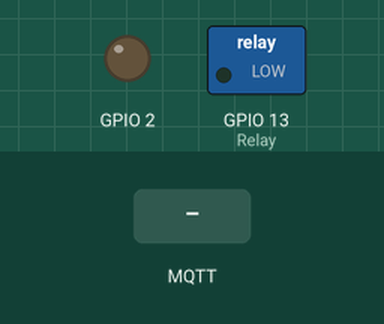
Simulated run of this program. Board: ESP32. Shown: switched loads named in the program (green lamp = pin HIGH), output pins drawn as LEDs (lit = HIGH). The inputs (shaded band) are chosen by the test bench. WiFi joins after 1.5 s; servers stay silent unless stated; network time is answered at once with the bench clock; no MQTT or app messages arrive unless stated; what the program prints to the serial monitor is not drawn.

Above: at 2.7 s.
2.8 s: MQTT message "ON" arrives on the first subscribed topic
At 4.0 s:
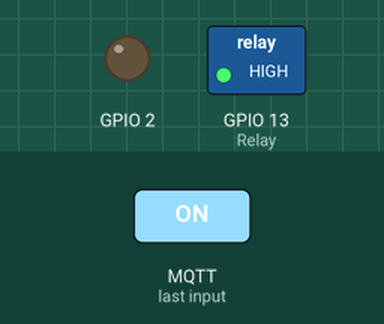
4.3 s: MQTT message "OFF" arrives on the first subscribed topic
At 5.2 s:
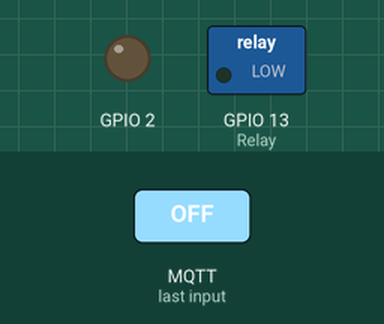
Timing chart, 0 to 7.3 s (numbered marks = the images above; inputs shaded):
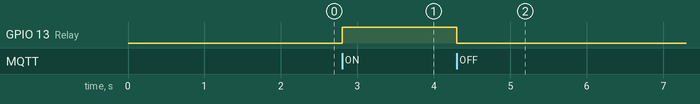

Measured:
- after the input at 2.8 s, GPIO 13 (Relay): LOW → HIGH at once
- after the input at 4.3 s, GPIO 13 (Relay): HIGH → LOW at once

The program:

main.cpp
```cpp
/*ESP32 gửi thông tin nhiệt độ, độ ẩm, và thời gian mỗi 30s lên MQTT
  Đồng thời bật tắt relay khi có thông tin gửi về từ MQTT*/


#include <WiFi.h>
#include <WiFiClientSecure.h>
#include <PubSubClient.h>
#include <Adafruit_Sensor.h>
#include <DHT.h>
#include <ArduinoJson.h>
#include <NTPClient.h>
#include <WiFiUdp.h>

#define DHTPIN 15
#define DHTTYPE DHT11
#define Relay 13

DHT dht(DHTPIN, DHTTYPE);

float temperature = 0;
float humidity = 0;

// Thông tin WiFi
// const char* ssid = "KTXB-B5678"; // Thay bằng tên WiFi của bạn
const char *ssid = "ESP32";        // Thay bằng tên WiFi của bạn
const char *password = "12345678"; // Thay bằng mật khẩu WiFi

// Thông tin MQTT Broker (HiveMQ)
const char *mqtt_server = "4cb3815dfd304d4caecd7b179ed57fae.s1.eu.hivemq.cloud"; // Địa chỉ HiveMQ public broker
const int mqtt_port = 8883;                                                      // Cổng mã hóa
const char *mqtt_username = "ESP32_1";                                           // Username đã ghi nhớ
const char *mqtt_password = "Client001";                                         // Password đã ghi nhớ
const char *mqtt_publish_topic = "ESP32/test/send";                              // Topic để gửi dữ liệu
const char *mqtt_subscribe_topic = "ESP32/test/recieve";                         // Topic để nhận dữ liệu

// Tạo đối tượng WiFi và MQTT client
WiFiClientSecure espClient;
PubSubClient client(espClient);
WiFiUDP ntpUDP;
NTPClient timeClient(ntpUDP, "pool.ntp.org", 7 * 3600); // GMT+7 (nếu ở Việt Nam)

// Kết nối WiFi
void setupWiFi()
{
  Serial.println("Đang kết nối WiFi...");
  WiFi.begin(ssid, password);

  while (WiFi.status() != WL_CONNECTED)
  {
    delay(500);
    Serial.print(".");
  }
  Serial.println("\nWiFi đã kết nối!");
}

// Hàm callback xử lý khi nhận tin nhắn từ MQTT
void callback(char *topic, byte *payload, unsigned int length)
{
  Serial.print("Nhận tin nhắn từ topic: ");
  Serial.println(topic);

  Serial.print("Nội dung: ");
  for (int i = 0; i < length; i++)
  {
    Serial.print((char)payload[i]);
  }
  Serial.println();

  // Xử lý tin nhắn, ví dụ: bật/tắt quạt
  String message = String((char *)payload).substring(0, length);
  if (message == "ON")
  {
    digitalWrite(Relay, 1);
    Serial.println("Quạt bật");
    // Điều khiển thiết bị tại đây
  }
  else if (message == "OFF")
  {
    digitalWrite(Relay, 0);
    Serial.println("Quạt tắt");
    // Điều khiển thiết bị tại đây
  }
}

// Kết nối MQTT broker với thông tin xác thực
void reconnectMQTT()
{
  while (!client.connected())
  {
    Serial.println("Đang kết nối tới MQTT broker...");
    // Kết nối với username và password
    String clientId = "ESP32Client-" + String(WiFi.macAddress());
    if (client.connect(clientId.c_str(), mqtt_username, mqtt_password))
    {
      Serial.println("Đã kết nối MQTT!");

      // Đăng ký topic để nhận dữ liệu
      client.subscribe(mqtt_subscribe_topic);
      Serial.println("Đã đăng ký topic: ESP32/test/recieve");
    }
    else
    {
      Serial.print("Kết nối thất bại, mã lỗi: ");
      Serial.println(client.state());
      Serial.println("Thử lại sau 5 giây...");
      delay(5000);
    }
  }
}

void setup()
{
  Serial.begin(115200);
  pinMode(DHTPIN, INPUT);
  pinMode(Relay, OUTPUT);
  pinMode(2, OUTPUT);

  setupWiFi();
  espClient.setInsecure(); // Bỏ qua kiểm tra chứng chỉ SSL

  timeClient.begin();
  timeClient.update();

  client.setServer(mqtt_server, mqtt_port);
  client.setCallback(callback); // Đăng ký hàm callback để xử lý tin nhắn

  dht.begin();
}

void loop()
{
  if (!client.connected())
  {
    reconnectMQTT();
  }
  client.loop();

  // Gửi dữ liệu định kỳ lên MQTT broker
  static unsigned long lastMsg = 0;
  unsigned long now = millis();
  if (now - lastMsg > 30000)
  { // Mỗi 30 giây gửi 1 lần
    lastMsg = now;
    digitalWrite(2, 1); // Bật đèn LED
    // Cập nhật thời gian thực từ NTP
    timeClient.update();
    unsigned long currentTime = timeClient.getEpochTime(); // Thời gian tính từ 1/1/1970

    float h = dht.readHumidity();
    float t = dht.readTemperature(); // Đọc nhiệt độ
    if (isnan(h) || isnan(t))
    {
      Serial.println("Lỗi đọc dữ liệu từ sensor DHT11");
      return;
    }
    Serial.print("Nhiệt độ: ");
    Serial.print(t);
    Serial.print("°C, Độ ẩm: ");
    Serial.print(h);
    Serial.println("%");

    // Create JSON object
    JsonDocument jsonDoc;
    jsonDoc["temperature"] = t;
    jsonDoc["humidity"] = h;
    jsonDoc["timestamp"] = currentTime;

    // Convert JSON object to string
    char jsonBuffer[256];
    serializeJsonPretty(jsonDoc, jsonBuffer);

    // Publish JSON string
    Serial.print("Gửi dữ liệu JSON: ");
    Serial.println(jsonBuffer);
    client.publish(mqtt_publish_topic, jsonBuffer);
    digitalWrite(2, 0); // Tắt đèn LED
  }
}
```
